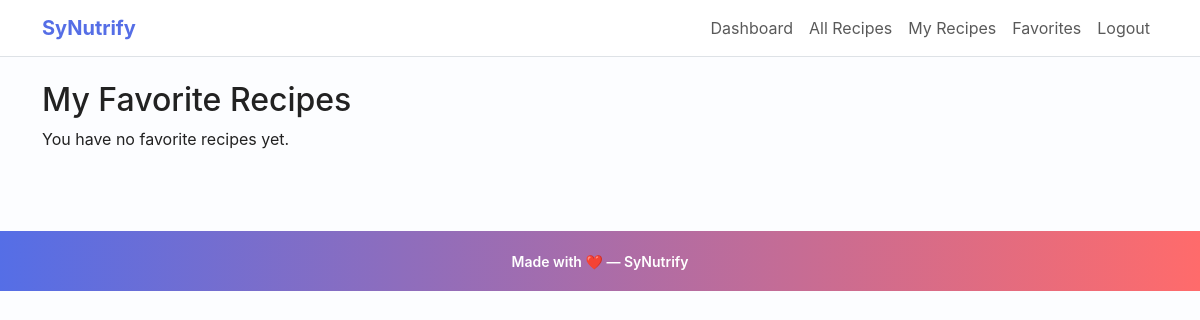
The app's page /favorites (signed in), older data.
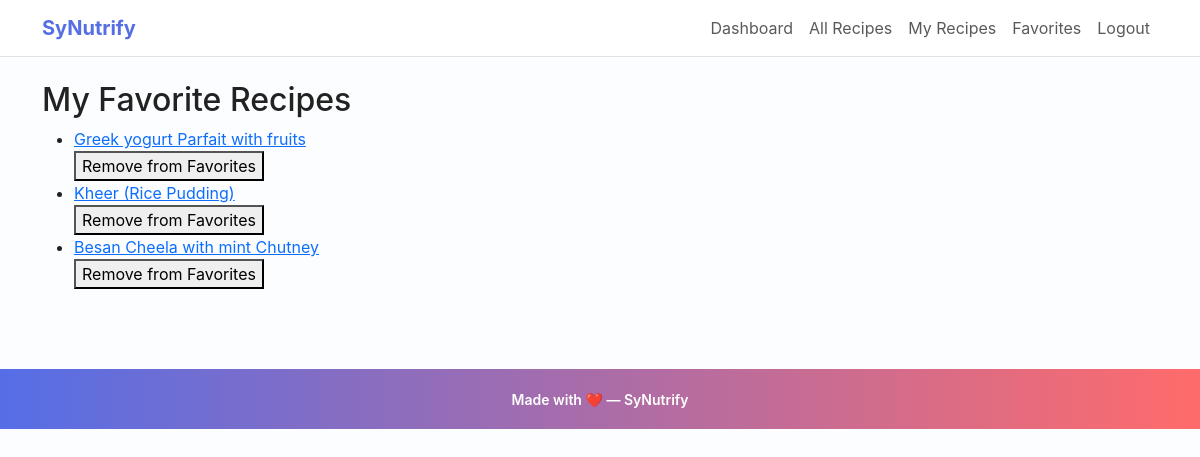
The same page, newer data.
### app.py (models this page shows)
class Favorite(db.Model):
    id = db.Column(db.Integer, primary_key=True)
    user_id = db.Column(db.Integer, db.ForeignKey("user.id"), nullable=False)
    recipe_id = db.Column(db.Integer, db.ForeignKey("recipe.id"), nullable=False)
    user = db.relationship("User", backref="favorites")
    recipe = db.relationship("Recipe", backref="favorited_by")

class Recipe(db.Model):
    id = db.Column(db.Integer, primary_key=True)
    title = db.Column(db.String(150), nullable=False)
    image_url = db.Column(db.String(300))        # New: for recipe image
    ingredients = db.Column(db.Text, nullable=False)
    calories = db.Column(db.Float)
    proteins = db.Column(db.Float)
    fats = db.Column(db.Float)
    carbs = db.Column(db.Float)
    fibers = db.Column(db.Float)
    instructions = db.Column(db.Text, nullable=False)
    youtube_url = db.Column(db.String(300))
    user_id = db.Column(db.Integer, db.ForeignKey("user.id"), nullable=False)
    ratings = db.relationship("Rating", backref="recipe", lazy=True ,cascade="all, delete-orphan")
    comments = db.relationship("Comment", backref="recipe", lazy=True , cascade="all, delete-orphan")

### app.py (the view)
@app.route("/favorites")
@login_required
def favorites():
    favs = Favorite.query.filter_by(user_id=current_user.id).all()
    return render_template("favorites.html", favorites=favs)

### app.py (called while the page is built)
@app.context_processor
def inject_csrf_token():
    return dict(csrf_token=generate_csrf)

@login_manager.user_loader
def load_user(user_id):
    return User.query.get(int(user_id))

### templates/favorites.html
{% extends "base.html" %}
{% block content %}
<h2>My Favorite Recipes</h2>
{% if favorites %}
  <ul>
    {% for fav in favorites %}
      <li>
        <a href="{{ url_for('recipe_detail', recipe_id=fav.recipe.id) }}">
          {{ fav.recipe.title }}
        </a>
        <form method="post" action="{{ url_for('favorite_recipe', recipe_id=fav.recipe.id) }}">
          <button type="submit">Remove from Favorites</button>
        </form>
      </li>
    {% endfor %}
  </ul>
{% else %}
  <p>You have no favorite recipes yet.</p>
{% endif %}
{% endblock %}

Row changes from the older to the newer data that the page shows:
added Favorite: recipe "Greek yogurt Parfait with fruits"
added Favorite: recipe "Kheer (Rice Pudding)"
added Favorite: recipe "Besan Cheela with mint Chutney"
Text that changed along with them:
text no longer shown: "You have no favorite recipes yet."
